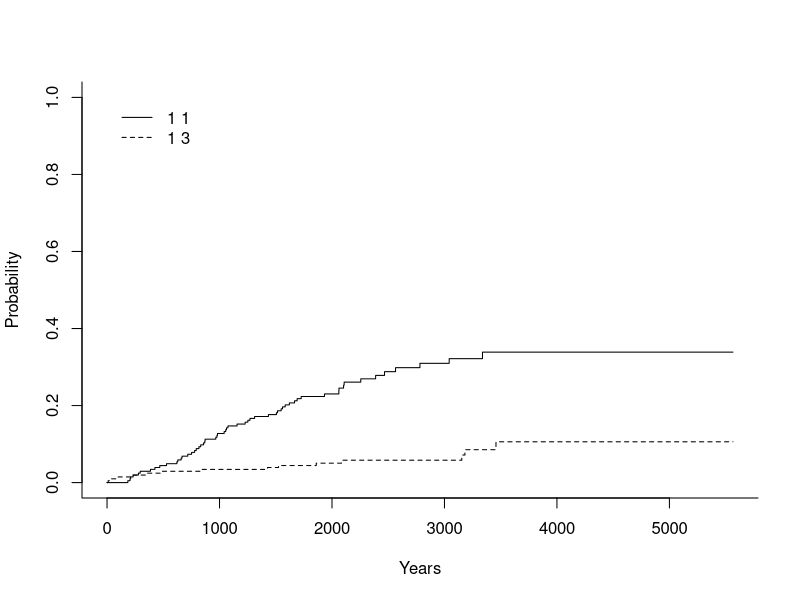
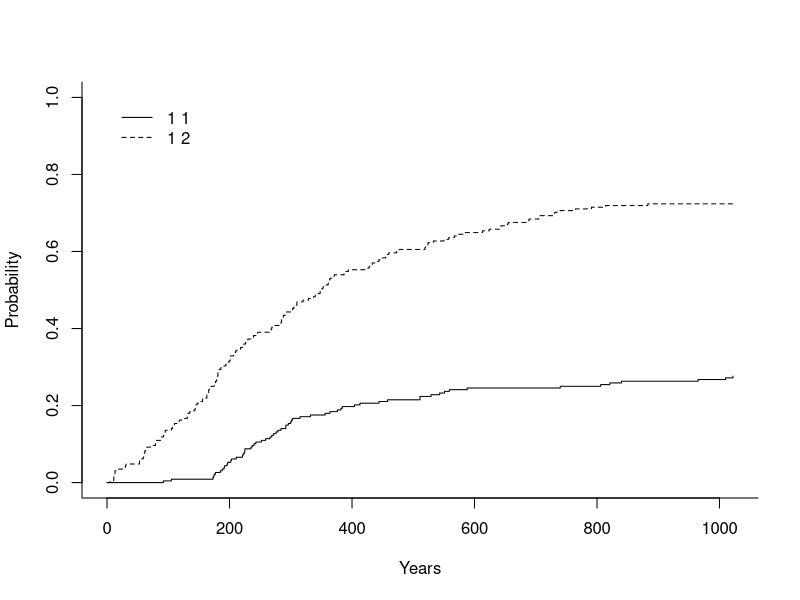

Recreate these plots in R, in order. (Note: this script raises an error after producing the figures.)
data(Melanoma, package = "MASS")

library(survival)
library(rms)
library(cmprsk)

cuminc(Melanoma$time, Melanoma$status, cencode = 2)

lung

ci_fit <- 
	cuminc(
		ftime = Melanoma$time, 
		fstatus = Melanoma$status, 
		cencode = 2
	)
plot(ci_fit)

ci_fit <- 
	cuminc(
		ftime = lung$time, 
		fstatus = lung$status
	)
plot(ci_fit)

chr_fit <- 
	cph(
		Surv(time, ifelse(status == 1, 1, 0)) ~ sex + age, 
		data = Melanoma
	)
chr_fit

summary(chr_fit)
